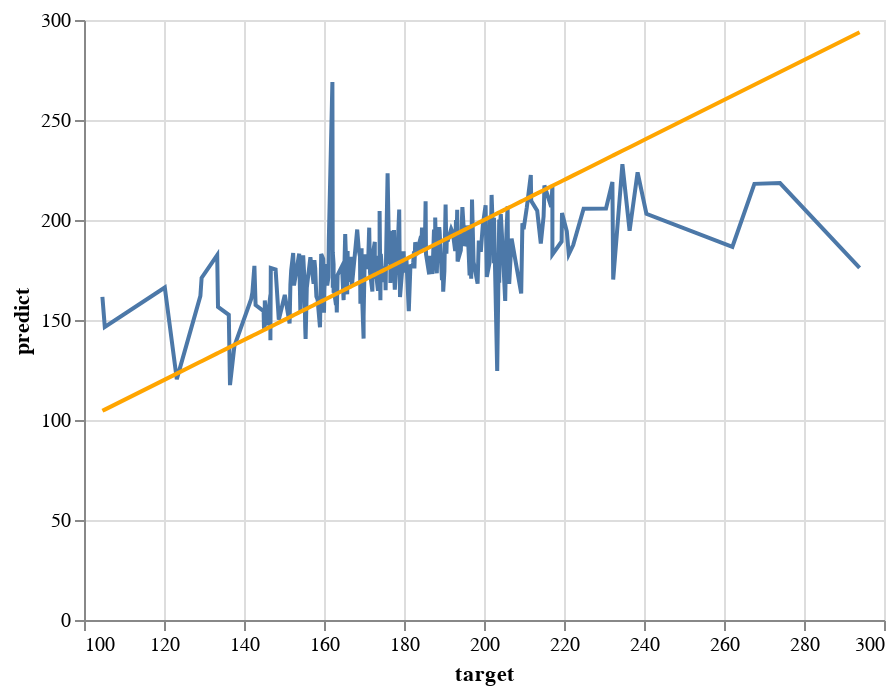

Notebook code for this chart:
### Code cell
# Displaying the line graph of the comparison between the predicted values and actual values of the validation set.
perfect_validate = alt.Chart(pd.DataFrame({'target': y_validate, 'predict': y_validate})).mark_line(color='orange').encode(
    x='target',
    y='predict'
)

predicted_validate = alt.Chart(pd.DataFrame({'target': y_validate, 'predict': y_validate_predict})).mark_line().encode(
    x='target',
    y='predict'
  )

predicted_validate + perfect_validate

### Figure 1 — Vega-Lite specification as saved in the notebook (floating-point values rounded to 4 significant figures; data arrays with more than 128 entries replaced by an {"elided": "..."} marker saying what was removed)
{"config": {"view": {"continuousWidth": 400, "continuousHeight": 300}}, "layer": [{"data": {"name": "data-501f5aa22d666ee9d42a00385915feea"}, "mark": "line", "encoding": {"x": {"field": "target", "type": "quantitative"}, "y": {"field": "predict", "type": "quantitative"}}}, {"data": {"name": "data-03a8c75d9c0a66b50834aa453845c795"}, "mark": {"type": "line", "color": "orange"}, "encoding": {"x": {"field": "target", "type": "quantitative"}, "y": {"field": "predict", "type": "quantitative"}}}], "$schema": "https://vega.github.io/schema/vega-lite/v4.17.0.json", "datasets": {"data-501f5aa22d666ee9d42a00385915feea": {"elided": "244 records"}, "data-03a8c75d9c0a66b50834aa453845c795": {"elided": "244 records"}}}
